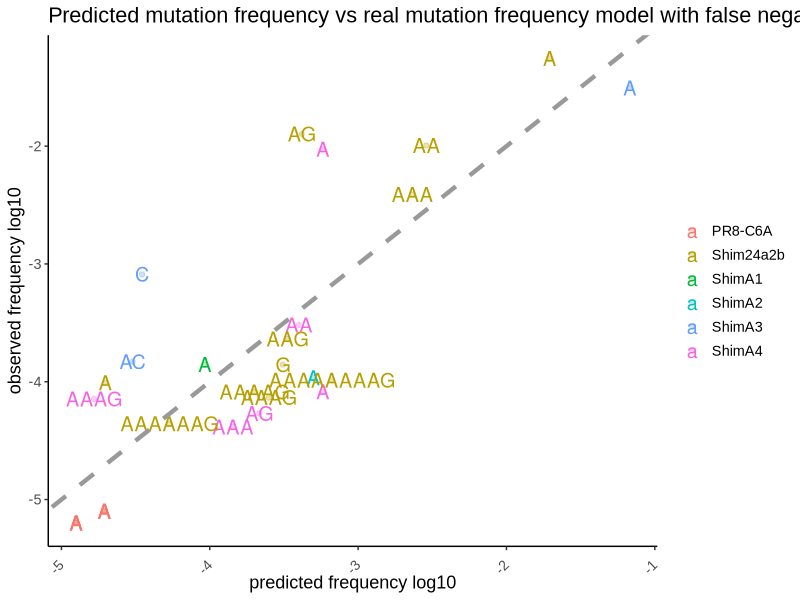
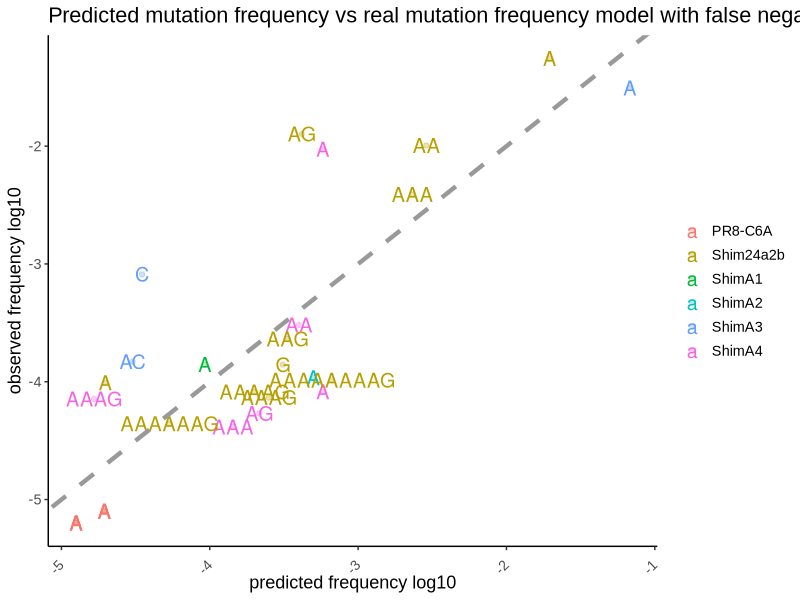

These charts were generated, in order, by the following R code:
## ---- chunk 1
library(readxl)
library(stats)
library(ggplot2)
library(ggrepel)
library(ggthemes)
library(dplyr)
library(stringi)
library(broom)

predictionrules <- read_excel("predictioncodonH5-vmod.xlsx")
# full mapped data from shim
datafullshim <- read_excel("allinsertions.xlsx")
# full mapped data from 6A set

predictionrules$pos <- predictionrules$pos + 1
## ---- chunk 2
# create the new joined data frames using position, sample and size as grouping variables
datafullshim$sample2 <- gsub(".*HA(.+)-p.*", "\\1", datafullshim$sample)
predictionrules$sample2 <- predictionrules$sample
datafullshim$decalage <- as.numeric(substr(datafullshim$insertion, 1, 1))
datafullshim$pos <- datafullshim$Realpos

mergedfull <- merge(datafullshim, predictionrules,
                    by = c("pos", "sample2", "decalage"))

# select only positions from 1011 to 1020
mergedfull <- 
  mergedfull[mergedfull$Realpos > 1010 & mergedfull$Realpos < 1020, ]

# create an ordered version of the original insertions in Y insert
for (i in 1:length(mergedfull$insertion.y)) {
  mergedfull$order1[i] <-
    paste(sort(unlist(strsplit(mergedfull$insertion.y[i], ""))), collapse = "")
}

# do the same for the insertion x that must be corrected before
mergedfull$insertion.x1 <- substr(mergedfull$insertion.x, 2, 20)
for (i in 1:length(mergedfull$insertion.x1)) {
  mergedfull$order2[i] <-
    paste(sort(unlist(strsplit(mergedfull$insertion.x1[i], ""))), collapse = "")
}

# now filter out all the inconsistent insertions
mergedfull <- mergedfull[mergedfull$order1 == mergedfull$order2, ]

# create the log freq variable to transform the frequencies of insertions to log scale
mergedfull$logfreq <- log10(mergedfull$FreqInser)

# create the adenine and other variables
mergedfull$adenine = 0
mergedfull[mergedfull$order1 == "A", ]$adenine <- 1

# create value for mismatch analysis
mergedfull$match <- 1
mergedfull[substr(mergedfull$structure, 1, 1) == ".", ]$match <- 0

# ready for regression analysis
# create second data frame with the means of insertions to reduce biological replicate noise
mergedfullmean <- aggregate(
  logfreq ~ Realpos + sample2 + decalage + adenine + match + neighbor + DDG + 
    deltaG + insertion.x1 + insertion.y + order1 + neighborblock + pathway + 
    equilibrated + matchmismatch, 
  data = mergedfull, FUN = mean, na.rm = TRUE)
## ---- chunk 3
# create a first model to check data integrity
# Exclude ShimA3 AA and AAA insertion events because their orientation cannot be
# assigned unambiguously to vRNA or cRNA synthesis. These observations are 
# therefore not suitable for a model that links insertion frequency to 
# orientation-specific product-template duplex parameters.
mergedfullmean <- 
  mergedfullmean[mergedfullmean$sample2 != "ShimA3" |
                   (mergedfullmean$insertion.y != "AA" &
                      mergedfullmean$insertion.y != "AAA"), ]

# PR8-C6A low-frequency constraints.
# These insertion classes correspond to strongly penalized product-template
# configurations predicted by DDG and match/mismatch status. They were included
# to constrain the low-frequency end of the model, where such events are 
# expected to occur below or close to the reliable detection range.
#
# The values represent conservative low-frequency estimates rather than 
# independent biological replicates; they are repeated three times to give 
# appropriate weight to this experimentally informative constraint during model
# fitting.
falsepositives <- data.frame(
  Realpos = c(1012, 1012),
  sample2 = c("PR8-C6A", "PR8-C6A"),
  decalage = c(2, 3),
  adenine = c(0, 0),
  match = c(0, 0),
  neighbor = c(11, 8),
  DDG = c(2.3, 2.9),
  deltaG = c(-4.2, -3.6),
  insertion.x1 = c("CA", "CAA"),
  insertion.y = c("CA", "CAA"),
  order1 = c("A", "A"),
  neighborblock = c(8, 2),
  pathway = c(1, 1),
  equilibrated = c(1, 1),
  matchmismatch = c("D", "D"),
  logfreq = c(-5.1,-5.2))

# inflate the false positives
falsepositives <- falsepositives[rep(seq_len(nrow(falsepositives)), 3), ]

# create the linear regression model
# set the reference variables
mergedfullmean$order1 <- as.factor(mergedfullmean$order1)

# now to set the references
mergedfullmean$order1 <- relevel(mergedfullmean$order1, ref = "A")

# codify levels for predicted variables
mergedfullmean$matchmismatch <- factor(mergedfullmean$matchmismatch,
                                       levels = unique(mergedfullmean$matchmismatch))

# Restrict model training to insertion frequencies above the reliable
# quantification threshold. At lower frequencies, the finite sequencing depth
# causes substantial sampling variability, preventing robust estimation of the
# underlying insertion-frequency distribution.
#
# The model is therefore calibrated on reproducible quantifiable insertion events,
# rather than on rare observations dominated by stochastic sampling noise.
mergedfullmean2 <-
  rbind(mergedfullmean[mergedfullmean$logfreq > -4.4, ], falsepositives)
Model_linReg3.1 <- lm(logfreq ~ DDG + matchmismatch,  data = mergedfullmean2)

# visualize the model results
summary(Model_linReg3.1)

# saveRDS(Model_linReg3.1, file = "Model_linReg3.1.rds")
## ---- chunk 4
####first analysis challenging model vs biological variation
# visualize the correct model

# add the model column to merged dataframe
# windowsFonts(Arial = windowsFont("Arial"))

mergedfullmean2$predicted31 <- predict.lm(Model_linReg3.1, mergedfullmean2)

data.plot3 <- ggplot(mergedfullmean2, 
                     aes(x = predicted31, y = logfreq, color = sample2)) +
  geom_text(aes(label = order1), size = 5) + 
  geom_abline(lty = 2, color = "gray60", linewidth = 1.5) +
  geom_point(alpha = 0.3) +
  labs(x = "predicted frequency log10", y = "observed frequency log10",
       color = NULL,
       title = "Predicted mutation frequency vs real mutation frequency model with false negatives") +
  theme_tufte() + 
  theme(axis.line = element_line(), 
        strip.text = element_text(size = 13, family = "Arial"),
        axis.text.x = element_text(angle = 45, vjust = 0.5, hjust = 1),
        text = element_text(size = 13, family = "Arial"))

data.plot3

ggsave(data.plot3, filename = "predicted-vs-observed-insertion-Shimdata.png",
       device = "png", dpi = 600, height = 8, width = 12, units = "in")
## ---- chunk 5
sessionInfo()
